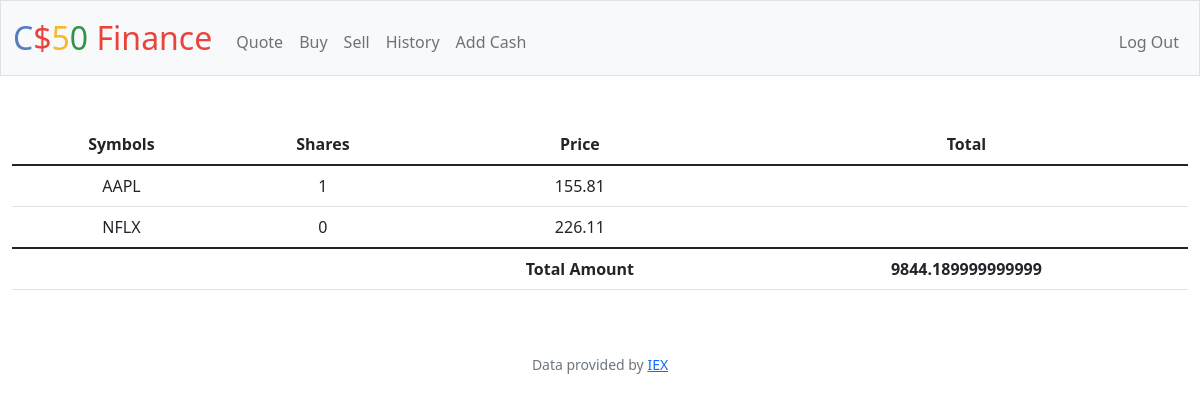
Page / (signed in) on the earlier database version.
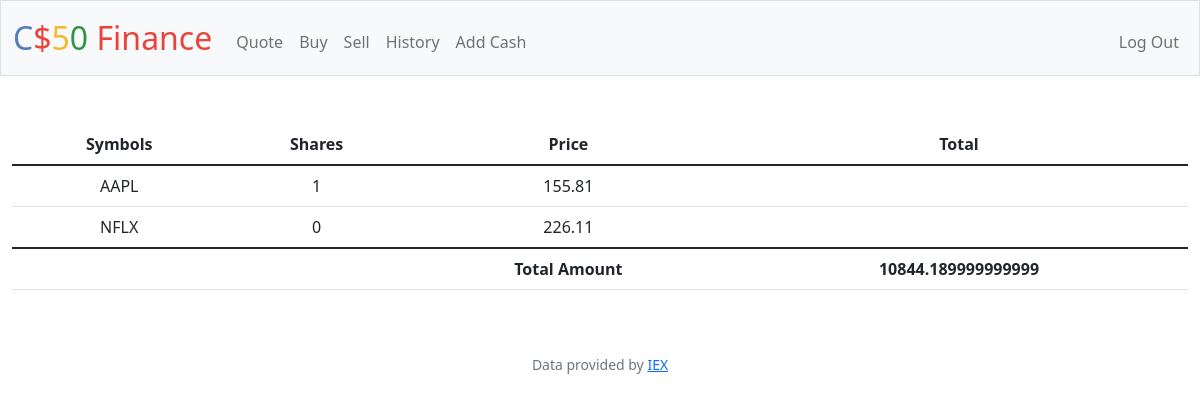
Same page on the later database version.
### tables this page shows
CREATE TABLE users (id INTEGER PRIMARY KEY AUTOINCREMENT NOT NULL, username TEXT NOT NULL, hash TEXT NOT NULL, cash NUMERIC NOT NULL DEFAULT 10000.00);

### app.py (the view)
@app.route("/")
@login_required
def index():
    user_id = session["user_id"]
    transactions_db = db.execute("SELECT symbol, SUM(shares) AS shares, price FROM transactions WHERE user_id = ? GROUP BY symbol", user_id)
    cash_db = db.execute("SELECT cash FROM users WHERE id = ?", user_id)
    cash = cash_db[0]["cash"]
    return render_template("index.html", database = transactions_db, cash = cash)

### app.py (called while the page is built)
@app.after_request
def after_request(response):
    response.headers["Cache-Control"] = "no-cache, no-store, must-revalidate"
    response.headers["Expires"] = 0
    response.headers["Pragma"] = "no-cache"
    return response

### helpers.py (called while the page is built)
def login_required(f):
    @wraps(f)
    def decorated_function(*args, **kwargs):
        if session.get("user_id") is None:
            return redirect("/login")
        return f(*args, **kwargs)
    return decorated_function

### templates/index.html (shortened to what this page needs)
{% extends "layout.html" %}
{% block main %}
    <table class = "table">
        <thead>
          <tr>
            <th scope = "col">Symbols</th>
            <th scope = "col">Shares</th>
            <th scope = "col">Price</th>
            <th scope = "col">Total</th>
          </tr>
        </thead>
        <tbody>
             {% for row in database %}
             <tr>
                 <td>{{ row["symbol"] }}</td>
                 <td>{{ row["shares"] }}</td>
                 <td>{{ row["price"] }}</td>
                 <td>{{ row["total"] }}</td>
             </tr>
             {% endfor %}
        </tbody>
        <tfoot>
            <tr>
                <td></td>
                <td></td>
                <th scope = "1">Total Amount</th>
                <th scope = "1">{{ cash }}</th>
            </tr>
        </tfoot>
     </table>
{% endblock %}

### templates/layout.html (shortened to what this page needs)
<!DOCTYPE html>
<html lang="en">
    <head>
        <link href="https://cdn.jsdelivr.net/npm/bootstrap@5.1.3/dist/css/bootstrap.min.css" rel="stylesheet">
        <link href="/static/styles.css" rel="stylesheet">
        <link href="https://cdn.jsdelivr.net/npm/bootstrap@5.2.0/dist/css/bootstrap.min.css" rel="stylesheet">
    </head>
    <body>
        <nav class="bg-light border navbar navbar-expand-md navbar-light">
            <div class="container-fluid">
                <a class="navbar-brand" href="/"><span class="blue">C</span><span class="red">$</span><span class="yellow">5</span><span class="green">0</span> <span class="red">Finance</span></a>
                <div class="collapse navbar-collapse" id="navbar">
                    {% if session["user_id"] %}
                        <ul class="navbar-nav me-auto mt-2">
                            <li class="nav-item"><a class="nav-link" href="/quote">Quote</a></li>
                            <li class="nav-item"><a class="nav-link" href="/buy">Buy</a></li>
                            <li class="nav-item"><a class="nav-link" href="/sell">Sell</a></li>
                            <li class="nav-item"><a class="nav-link" href="/history">History</a></li>
                            <li class="nav-item"><a class="nav-link" href="/add_cash">Add Cash</a></li>
                        </ul>
                        <ul class="navbar-nav ms-auto mt-2">
                            <li class="nav-item"><a class="nav-link" href="/logout">Log Out</a></li>
                        </ul>
                    {% else %}
                        <ul class="navbar-nav ms-auto mt-2">
                            <li class="nav-item"><a class="nav-link" href="/register">Register</a></li>
                            <li class="nav-item"><a class="nav-link" href="/login">Log In</a></li>
                        </ul>
                    {% endif %}
                </div>
            </div>
        </nav>
        <main class="container-fluid py-5 text-center">
            {% block main %}{% endblock %}
        </main>
        <footer class="mb-5 small text-center text-muted">
            Data provided by <a href="https://iexcloud.io/">IEX</a>
        </footer>
    </body>
</html>

### static/styles.css (style rules this page uses)
nav .navbar-brand { font-size: xx-large; }
nav .navbar-brand .blue { color: #537fbe; }
nav .navbar-brand .red { color: #ea433b; }
nav .navbar-brand .yellow { color: #f5b82e; }
nav .navbar-brand .green { color: #2e944b; }

Differences in the rows shown:
changed users: cash "9844.189999999999" → "10844.189999999999"
